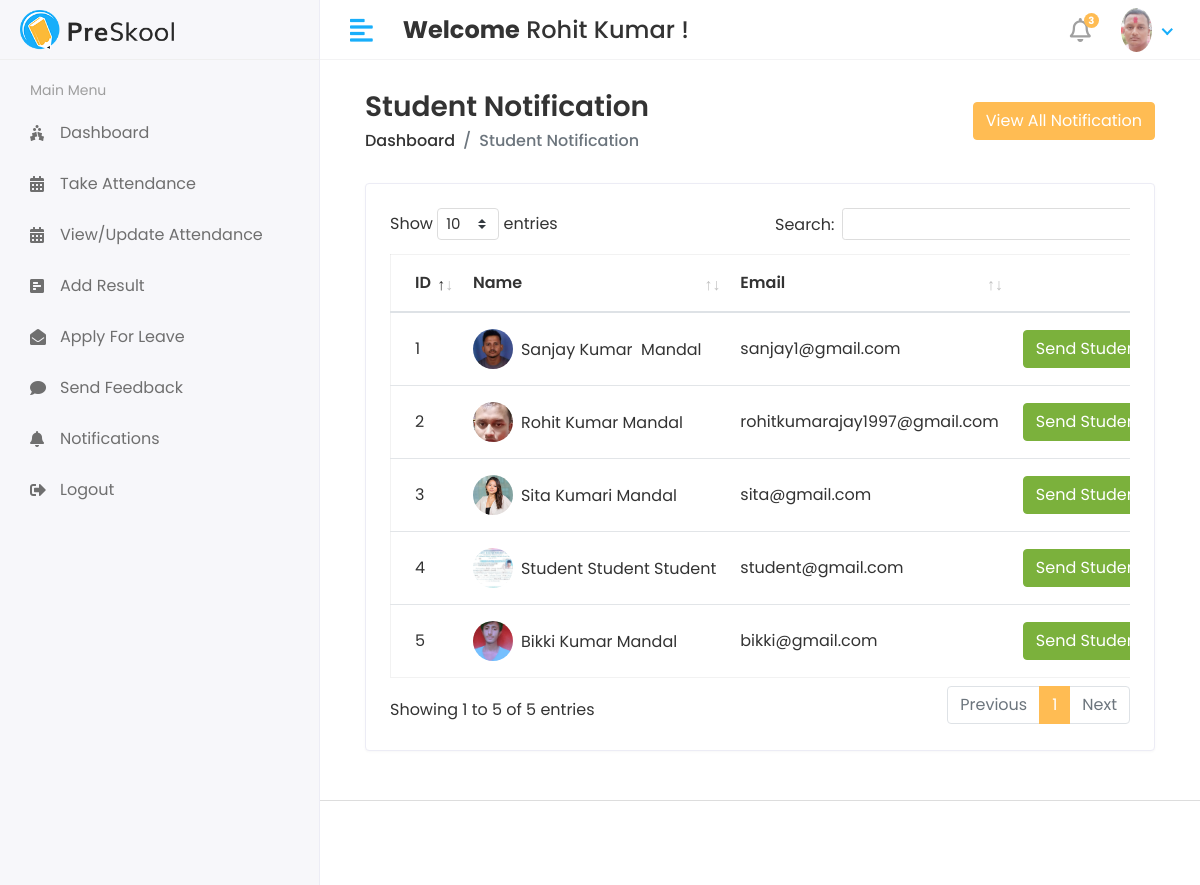
/Hod/Student/Send_Notification (signed in), run on the app's committed database.
### app/models.py (models this page shows, shortened)
class CustomUser(AbstractUser):
    USER = (
        (1,'HOD'),
        (2, 'STAFF'),
        (3, 'STUDENT'),
    )
    user_type = models.CharField(choices=USER,max_length=50,default=1)
    profile_pic = models.ImageField(upload_to='media/profile_pic')

class Student(models.Model):
    admin = models.OneToOneField(CustomUser,on_delete=models.CASCADE)
    middle_name =models.CharField(max_length=100,default=True)
    address = models.TextField()
    gender = models.CharField(max_length=100)
    course_id = models.ForeignKey(Course,on_delete=models.DO_NOTHING)
    session_id = models.ForeignKey(SessionYear,on_delete=models.DO_NOTHING)
    created_at = models.DateTimeField(auto_now_add=True,null=True)
    updated_at = models.DateTimeField(auto_now=True)

### studentmanagementsystem/Hod_View.py (the view)
# urls.py: path('Hod/Student/Send_Notification',Hod_View.Student_Send_Notification,name="student_send_notification"),
@login_required(login_url='/')
def Student_Send_Notification(request):
    student =Student.objects.all()
    see_notification = Student_Notification.objects.all()
    context = {
        'student':student,
        'see_notification':see_notification
    }
    return render(request, 'Hod/student_notification.html',context)

### templates/Hod/student_notification.html (shortened to what this page needs)
{% extends 'base.html' %}
{% block content %}
{% load static %}
<div class="content container-fluid">
   <div class="page-header">
      <div class="row align-items-center">
            <div class="col">
            <h3 class="page-title">Student Notification</h3>
                  <ul class="breadcrumb">
                      <li class="breadcrumb-item"><a href="index.html">Dashboard</a></li>
                      <li class="breadcrumb-item active">Student Notification</li>
                  </ul>
             </div>
            <div class="col-auto text-right float-right ml-auto">
               <button type="button" class="btn btn-primary" data-toggle="modal" data-target="#exampleModalCenter">
               View All Notification
               </button>
            </div>
         </div>
      </div>
   <div class="row">
      <div class="col-sm-12">
         <div class="card card-table">
            <div class="card-body">
               <div class="table-responsive">
                  <table id="table_id" class="table table-hover table-center mb-0">
                     <thead>
                        <tr>
                           <th>ID</th>
                           <th>Name</th>
                           <th>Email</th>
                           <th class="text-right">Action</th>
                        </tr>
                     </thead>
                     <tbody>
                        {% for i in student %}
                        <tr>
                           <td>{{i.id}}</td>
                           <td>
                              <h2 class="table-avatar">
                                 <a href="student-details.html" class="avatar avatar-sm mr-2"><img class="avatar-img rounded-circle" src="/{{i.admin.profile_pic}}" alt="User Image"></a>
                                 <a href="student-details.html">{{i.admin.first_name}}&nbsp;{{i.middle_name}}&nbsp;{{i.admin.last_name}}</a>
                              </h2>
                           </td>
                           <td>{{i.admin.email}}</td>
                           <td class="text-right">
                              <button type="button" class="btn btn-success" data-toggle="modal" data-target="#sendnotiofication-{{forloop.counter}}">
                              Send Student Notification
                              </button>
                           </td>
                        </tr>
                        {% endfor %}
                     </tbody>
                  </table>
               </div>
            </div>
         </div>
      </div>
   </div>
      {% for i in student %}
   </div>
{% endfor %}
{% endblock %}

### templates/includes/header.html (shortened to what this page needs)
    {% load static %}
         <div class="header">
            <div class="header-left">
               <a href="index.html" class="logo">
               <img src="/static/assets/img/logo.png" alt="Logo">
               </a>
            </div>
            <a href="javascript:void(0);" id="toggle_btn">
            <i class="fas fa-align-left"></i>
            </a>
            <div class="top-nav-search mt-3">
              <h4><strong>Welcome</strong>&nbsp;<span>{{ user.first_name }}&nbsp;{{ user.last_name }}</span>&nbsp;!</h4>
            </div>
            <ul class="nav user-menu">
               <li class="nav-item dropdown noti-dropdown">
                  <a href="#" class="dropdown-toggle nav-link" data-toggle="dropdown">
                  <i class="far fa-bell"></i> <span class="badge badge-pill">3</span>
                  </a>
               </li>
               <li class="nav-item dropdown has-arrow">
                  <a href="#" class="dropdown-toggle nav-link" data-toggle="dropdown">
                     {% if user.profile_pic == "" %}
                      <span class="user-img"><img class="rounded-circle" src="/static/assets/img/NoImage.jpg" width="31" alt="Ryan Taylor"></span>
                     {% else %}
                  <span class="user-img"><img class="rounded-circle" src="/{{user.profile_pic}}" width="31" alt="Ryan Taylor"></span>
                     {% endif %}
                  </a>
               </li>
            </ul>
         </div>

### static/assets/css/style.css (style rules this page uses)
html { height: 100%; }
body { background-color: #fff; color: #333; font-family: 'Poppins', sans-serif; font-size: 1rem; height: 100%; line-height: 1.5; overflow-x: hidden; }
h1, h2, h3, h4, h5, h6 { font-family: 'Poppins', sans-serif; margin-top: 0; }
a { color: #009ce7; }
input, button, a { transition: all 0.4s ease; -moz-transition: all 0.4s ease; -o-transition: all 0.4s ease; -ms-transition: all 0.4s ease; -webkit-transition: all 0.4s ease; }
input, input:focus, button, button:focus { outline: none; }
ul, ol { padding: 0px; list-style: none; }
.table { color: #333; max-width: 100%; margin-bottom: 0; width: 100%; }
.table.dataTable { border-collapse: collapse !important; border: 1px solid rgba(0, 0, 0, 0.05); }
table.table td h2 { display: inline-block; font-size: inherit; font-weight: 400; margin: 0; padding: 0; vertical-align: middle; }
table.table td h2.table-avatar { align-items: center; display: inline-flex; font-size: inherit; font-weight: 400; margin: 0; padding: 0; vertical-align: middle; white-space: nowrap; }
table.table td h2 a { color: #333; }
.table thead tr th { font-weight: 600; }
.table tbody tr { border-bottom: 1px solid rgba(0, 0, 0, 0.05); }
.table.table-center td, .table.table-center th { vertical-align: middle; }
.card-table .card-body .table > thead > tr > th { border-top: 0; }
.card-table .card-body .table tr td:first-child, .card-table .card-body .table tr th:first-child { padding-left: 1.5rem; }
.card-table .card-body .table tr td:last-child, .card-table .card-body .table tr th:last-child { padding-right: 1.5rem; }
.card-table .table td, .card-table .table th { border-top: 1px solid #e2e5e8; padding: 1rem 0.75rem; white-space: nowrap; }
.btn-primary { background-color: #FFBC53; border: 1px solid #FFBC53; }
.btn-success { background-color: #7bb13c; border: 1px solid #7bb13c }
.card { border: 1px solid #ececf5; box-shadow: 0 1px 3px 0 rgba(0, 0, 0, 0.03); margin-bottom: 1.875rem; }
.card-body { padding: 1.5rem; }
.avatar { position: relative; display: inline-block; width: 3rem; height: 3rem }
.avatar > img { width: 100%; height: 100%; -o-object-fit: cover; object-fit: cover; }
.avatar-sm { width: 2.5rem; height: 2.5rem; }
.header { background-color: #fff; border-bottom: 1px solid #f3f3f4; left: 0; position: fixed; right: 0; top: 0; z-index: 1001; height: 60px; }
.header .header-left { float: left; height: 60px; padding: 0 20px; position: relative; width: 320px; z-index: 1; transition: all 0.2s ease-in-out; background-color: #f7f7fa; border-bottom: 1px solid #efefef; border-right: 1px solid #ececf5; display: flex; align-items: center; }
.header .header-left .logo { display: inline-block; line-height: 60px; }
.header .header-left .logo img { max-height: 40px; width: auto; }
.header .dropdown-toggle:after { display: none; }
.header .has-arrow .dropdown-toggle:after { border-top: 0; border-left: 0; border-bottom: 2px solid #18aefa; border-right: 2px solid #18aefa; content: ''; height: 8px; display: inline-block; pointer-events: none; -webkit-transform-origin: 66% 66%; -ms-transform-origin: 66% 66%; transform-origin: 66% 66%; -webkit-transform: rotate(45deg); -ms-transform: rotate(45deg); transform: rotate(45deg); -webkit-transition: all 0.15s ease-in-out; transition: all 0.15s ease-in-out; width: 8px; vertical-align: 0px; }
.user-menu { float: right; margin: 0; position: relative; z-index: 99; padding-right: 15px; }
.user-menu.nav > li > a { color: #a0a0a0; font-size: 14px; line-height: 58px; padding: 0 15px; height: 60px; }
.user-img { margin-right: 3px; position: relative; }
.top-nav-search { float: left; margin-left: 15px; }
.page-header { margin-bottom: 1.875rem; }
.page-header .breadcrumb { background-color: transparent; color: #6c757d; font-size: 1rem; font-weight: 500; margin-bottom: 0; padding: 0; }
.page-header .breadcrumb a { color: #333; }
.page-title { font-size: 28px; font-weight: 600; color: #333; margin-bottom: 5px; }
.user-menu.nav > li > a .badge { background-color: #FFBC53; display: block; font-size: 10px; font-weight: bold; height: 15px; width: 15px; position: absolute; right: 7px; top: 13px; color: #fff; padding: 3px; }
.user-menu.nav > li > a > i { font-size: 1.5rem; line-height: 60px; }
@media (min-width: 992px) { #toggle_btn { align-items: center; color: #18aefa; display: inline-flex; float: left; font-size: 26px; height: 60px; justify-content: center; margin-left: 15px; padding: 0 15px; } }

### data on the page
CustomUser: first_name "Rohit", last_name "Kumar", profile_pic (picture)
Student: id "1", admin.profile_pic (picture), admin.first_name "Sanjay", middle_name "Kumar", admin.last_name "Mandal", admin.email "sanjay1@gmail.com"
Student: id "2", admin.profile_pic (picture), admin.first_name "Rohit", middle_name "Kumar", admin.last_name "Mandal", admin.email "rohitkumarajay1997@gmail.com"
Student: id "3", admin.profile_pic (picture), admin.first_name "Sita", middle_name "Kumari", admin.last_name "Mandal", admin.email "sita@gmail.com"
Student: id "4", admin.profile_pic (picture), admin.first_name "Student", middle_name "Student", admin.last_name "Student", admin.email "student@gmail.com"
Student: id "5", admin.profile_pic (picture), admin.first_name "Bikki", middle_name "Kumar", admin.last_name "Mandal", admin.email "bikki@gmail.com"
